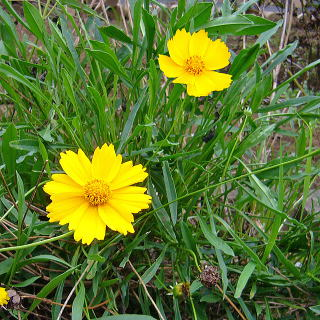
#> input picture test/2.jpg, 320 x 320 px
$ python icchiritu.py
#> lines starting #> are read from the running program, lines starting #| are printed output that depends on the picture
import cv2
import numpy as np

def calculate_image_similarity(image1_path, image2_path):
    # 画像を読み込む
#> called with image1_path = '2.jpg', image2_path = '1.jpg'
    image1 = cv2.imread(image1_path)
#> image1 is the input picture: shape (320, 320, 3); mean B, G, R 46.3, 118.5, 92.8
    image2 = cv2.imread(image2_path)
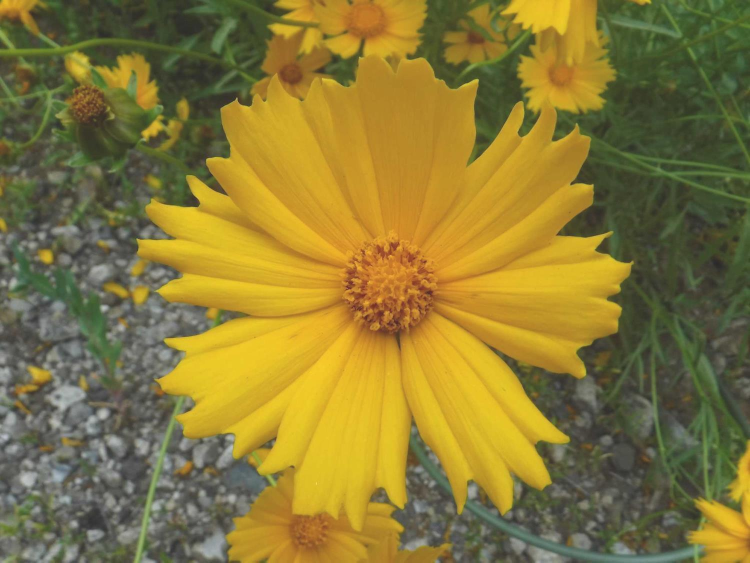
#> input picture test/1.jpg, 1500 x 1125 px (shown at 1/2 size)
#> image2 is the input picture: shape (1125, 1500, 3); mean B, G, R 55.4, 121.1, 136.9

    # 画像が正しく読み込まれたかチェック
    if image1 is None:
        raise ValueError(f"画像ファイルが見つかりません: {image1_path}")
    if image2 is None:
        raise ValueError(f"画像ファイルが見つかりません: {image2_path}")

    # 画像のサイズを揃える
    image2 = cv2.resize(image2, (image1.shape[1], image1.shape[0]))
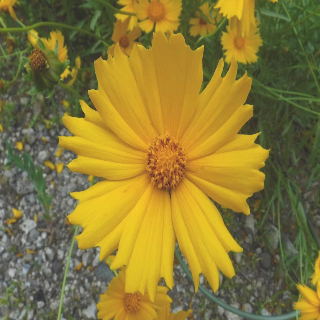
#> image2: shape (320, 320, 3); mean B, G, R 55.2, 121, 136.8

    # 画像をグレースケールに変換
    gray_image1 = cv2.cvtColor(image1, cv2.COLOR_BGR2GRAY)
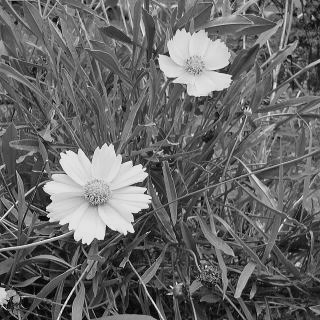
#> gray_image1: shape (320, 320); min 0, max 248, mean 102.6
    gray_image2 = cv2.cvtColor(image2, cv2.COLOR_BGR2GRAY)
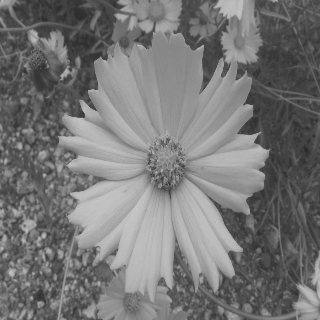
#> gray_image2: shape (320, 320); min 42, max 199, mean 118.2

    # 画像のヒストグラムを計算
    hist_image1 = cv2.calcHist([gray_image1], [0], None, [256], [0, 256])
#> hist_image1 = 256 values, max 1026 at index 90, min 0 at index 245, mean 400
    hist_image2 = cv2.calcHist([gray_image2], [0], None, [256], [0, 256])
#> hist_image2 = 256 values, max 1395 at index 71, min 0 at index 0, mean 400

    # ヒストグラムを正規化
    cv2.normalize(hist_image1, hist_image1, 0, 1, cv2.NORM_MINMAX)
    cv2.normalize(hist_image2, hist_image2, 0, 1, cv2.NORM_MINMAX)

    # ヒストグラムの類似度を計算
    similarity = cv2.compareHist(hist_image1, hist_image2, cv2.HISTCMP_CORREL)
#> similarity = 0.579

    return similarity

# 画像のパスを指定
image1_path = '2.jpg'
image2_path = '1.jpg'

# 一致率を計算
similarity = calculate_image_similarity(image1_path, image2_path)
#> similarity = 0.579
print(f'画像の一致率: {similarity * 100:.2f}%')
#| 画像の一致率: 57.89%
